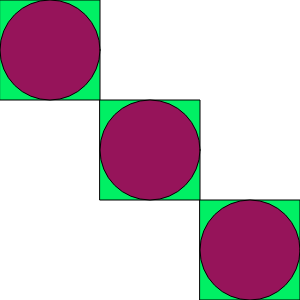
Frame 1 (no input)
Frame 60 (no input): identical to frame 1, image omitted
Frame 120 (the mouse pressed at the canvas centre since frame 60): identical to frame 1, image omitted

The p5.js sketch that drew this single still picture (run headless with seeded random() and noise() and a simulated clock; from frame 60 on, the mouse is pressed at the canvas centre):

// p5.js sketch
// ── sketch.js
function setup(){
    createCanvas(300,300)
}
function draw(){
    background(255);
fill(0,240,100);
rectMode(CENTER);
square(50,50,100);
square(150,150,100);
square(250,250,100);
fill(150,20,90);
circle(150,150,100);
circle(50,50,100);
circle(250,250,100);
}
